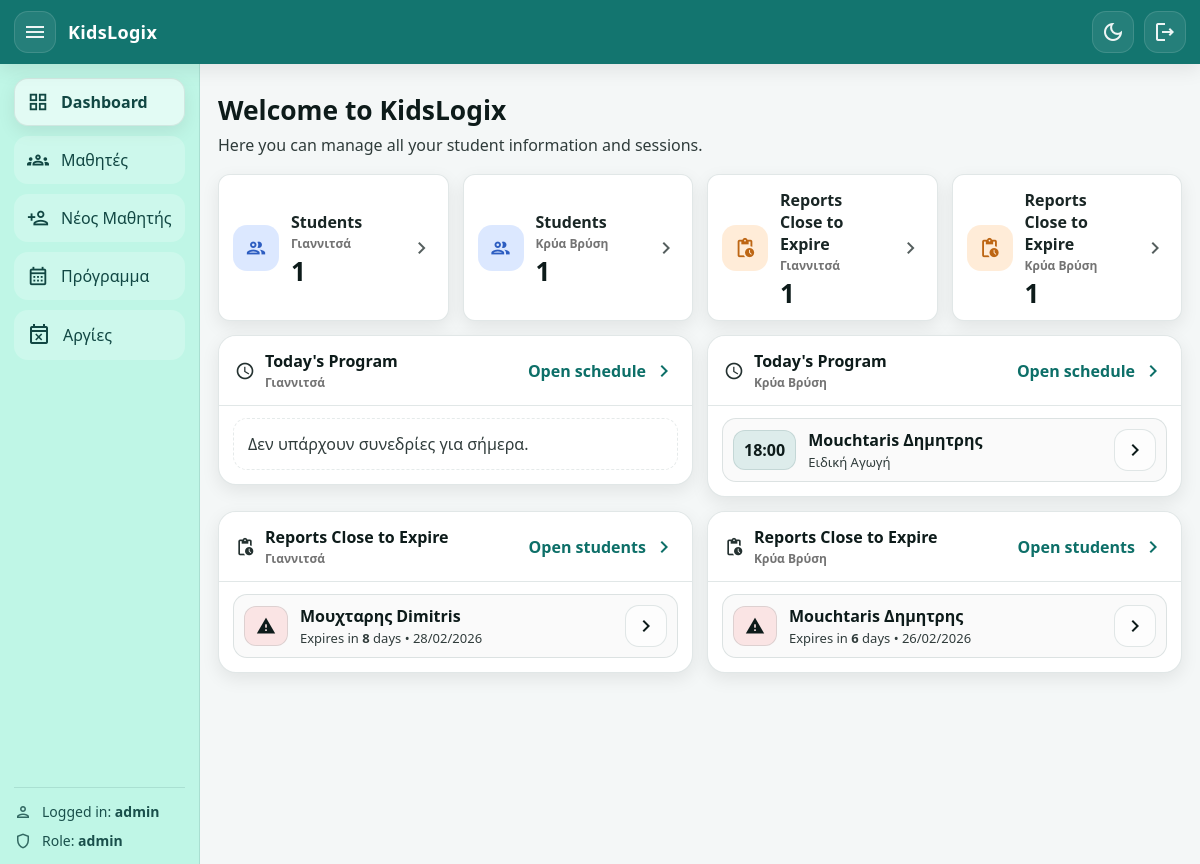
The page / (signed in) on the database its author committed.
### app/models.py (models this page shows, shortened)
class User(Base):
    __tablename__ = "users"
    id: Mapped[int] = mapped_column(Integer, primary_key=True, autoincrement=True)
    username: Mapped[str] = mapped_column(String(60), unique=True, nullable=False)
    password_hash: Mapped[str] = mapped_column(String(255), nullable=False)
    role: Mapped[str] = mapped_column(String(20), nullable=False, default="admin")
    is_active: Mapped[int] = mapped_column(Integer, nullable=False, default=1)

class Appointment(Base):
    __tablename__ = "appointments"
    id: Mapped[int] = mapped_column(Integer, primary_key=True, autoincrement=True)
    student_amka: Mapped[str] = mapped_column(
        ForeignKey("students.amka", ondelete="CASCADE"), nullable=False
    )
    service_id: Mapped[int] = mapped_column(
        ForeignKey("services.id", ondelete="CASCADE"), nullable=False
    )
    center: Mapped[str] = mapped_column(String(20), nullable=False)
    day: Mapped[date] = mapped_column(Date, nullable=False)
    start_time: Mapped[time] = mapped_column(Time, nullable=False)
    duration_min: Mapped[int | None] = mapped_column(Integer, nullable=True)
    status: Mapped[str] = mapped_column(
        String(20), nullable=False, default="scheduled"
    )
    created_at: Mapped[datetime] = mapped_column(
        DateTime, default=datetime.utcnow, nullable=False
    )
    student: Mapped["Student"] = relationship(back_populates="appointments")
    service: Mapped["Service"] = relationship(back_populates="appointments")

class Student(Base):
    __tablename__ = "students"
    amka: Mapped[str] = mapped_column(String(20), primary_key=True)
    center: Mapped[str] = mapped_column(
        String(20),
        nullable=False,
        default="Giannitsa",  # Giannitsa / KryaVrisi
    )
    first_name: Mapped[str] = mapped_column(String(60), nullable=False)
    last_name: Mapped[str] = mapped_column(String(60), nullable=False)
    date_of_birth: Mapped[date | None] = mapped_column(Date, nullable=True)
    parent_name: Mapped[str | None] = mapped_column(String(120), nullable=True)
    parent_phone: Mapped[str | None] = mapped_column(String(30), nullable=True)
    assessment_expiry_date: Mapped[date | None] = mapped_column(Date, nullable=True)
    admin_comment: Mapped[str | None] = mapped_column(String(1000), nullable=True)
    created_at: Mapped[datetime] = mapped_column(
        DateTime, default=datetime.utcnow, nullable=False
    )
    services: Mapped[list["StudentService"]] = relationship(
        back_populates="student",
        cascade="all, delete-orphan",
    )
    appointments: Mapped[list["Appointment"]] = relationship(
        back_populates="student",
        cascade="all, delete-orphan",
    )
    payments: Mapped[list["Payment"]] = relationship(
        back_populates="student",
        cascade="all, delete-orphan",
    )

class Service(Base):
    __tablename__ = "services"
    id: Mapped[int] = mapped_column(Integer, primary_key=True, autoincrement=True)
    name: Mapped[str] = mapped_column(String(60), unique=True, nullable=False)
    student_links: Mapped[list["StudentService"]] = relationship(
        back_populates="service",
        cascade="all, delete-orphan",
    )
    appointments: Mapped[list["Appointment"]] = relationship(
        back_populates="service",
        cascade="all, delete-orphan",
    )

### app/routers/web.py (the view)
@router.get("/", response_class=HTMLResponse)
def dashboard(
    request: Request,
    db: Session = Depends(get_db),
    user: User = Depends(get_current_user),
):
    today = date.today()
    exp_limit = today + timedelta(days=30)
    centers_order = ["Giannitsa", "KryaVrisi"]
    centers_labels = {
        "Giannitsa": CENTERS.get("Giannitsa", "Giannitsa"),
        "KryaVrisi": CENTERS.get("KryaVrisi", "KryaVrisi"),
    }
    student_counts_by_center = {}
    for c in centers_order:
        student_counts_by_center[c] = (
            db.query(Student)
            .filter(Student.center == c)
            .count()
        )
    reports_list_by_center = {}
    reports_expiring_by_center = {}
    for c in centers_order:
        reports = (
            db.query(Student)
            .filter(Student.center == c)
            .filter(Student.assessment_expiry_date.isnot(None))
            .filter(Student.assessment_expiry_date >= today)
            .filter(Student.assessment_expiry_date <= exp_limit)
            .order_by(Student.assessment_expiry_date.asc())
            .all()
        )
        reports_list_by_center[c] = reports
        reports_expiring_by_center[c] = len(reports)
    todays_by_center = {}
    for c in centers_order:
        todays_by_center[c] = (
            db.query(Appointment)
            .options(
                joinedload(Appointment.student),
                joinedload(Appointment.service),
            )
            .filter(Appointment.center == c)
            .filter(Appointment.day == today)
            .filter(Appointment.status == "scheduled")
            .order_by(Appointment.start_time.asc())
            .all()
        )
    return templates.TemplateResponse(
        "dashboard.html",
        {
            "request": request,
            "user": user,
            "page": "dashboard",
            "today": today,
            "exp_limit": exp_limit,
            "centers_order": centers_order,
            "centers_labels": centers_labels,
            "student_counts_by_center": student_counts_by_center,
            "reports_list_by_center": reports_list_by_center,
            "reports_expiring_by_center": reports_expiring_by_center,
            "todays_by_center": todays_by_center,
        },
    )

### app/templates/dashboard.html (shortened to what this page needs)
{% extends "base.html" %}
{% block content %}
<div class="dash-header">
  <h1 class="dash-title">Welcome to KidsLogix</h1>
  <p class="dash-subtitle">Here you can manage all your student information and sessions.</p>
</div>
<div class="dash-stats">
  {% for center in centers_order %}
  <a class="stat-card" href="/students?center={{ center }}" aria-label="Students in {{ centers_labels[center] }}">
    <div class="stat-icon stat-icon-blue">
      <span class="material-icons-outlined">group</span>
    </div>
    <div class="stat-body">
      <div class="stat-label">Students</div>
      <div class="stat-sub">{{ centers_labels[center] }}</div>
      <div class="stat-value">{{ student_counts_by_center[center] }}</div>
    </div>
    <span class="material-icons-outlined stat-arrow">chevron_right</span>
  </a>
  {% endfor %}
  {% for center in centers_order %}
  <a class="stat-card" href="/students?center={{ center }}" aria-label="Reports expiring in {{ centers_labels[center] }}">
    <div class="stat-icon stat-icon-orange">
      <span class="material-icons-outlined">pending_actions</span>
    </div>
    <div class="stat-body">
      <div class="stat-label">Reports Close to Expire</div>
      <div class="stat-sub">{{ centers_labels[center] }}</div>
      <div class="stat-value">{{ reports_expiring_by_center[center] }}</div>
    </div>
    <span class="material-icons-outlined stat-arrow">chevron_right</span>
  </a>
  {% endfor %}
</div>
<div class="dash-grid">
  {% for center in centers_order %}
  <section class="panel">
    <div class="panel-head">
      <div class="panel-title">
        <span class="material-icons-outlined">schedule</span>
        <div class="panel-title-text">
          <h2>Today's Program</h2>
          <div class="panel-sub">{{ centers_labels[center] }}</div>
        </div>
      </div>
      <a class="panel-link" href="/schedule">
        Open schedule <span class="material-icons-outlined">chevron_right</span>
      </a>
    </div>
    <div class="panel-body panel-body-scroll">
      {% set aps = todays_by_center.get(center, []) %}
      {% if aps and aps|length > 0 %}
        <div class="list">
          {% for ap in aps %}
            <div class="list-row">
              <div class="time-pill">{{ ap.start_time.strftime("%H:%M") }}</div>
              <div class="list-main">
                <div class="list-title">
                  {% if ap.student %}{{ ap.student.full_name }}{% else %}{{ ap.student_amka }}{% endif %}
                </div>
                <div class="list-subtitle">
                  {% if ap.service %}{{ ap.service.name }}{% else %}Service #{{ ap.service_id }}{% endif %}
                </div>
              </div>
              <a class="icon-btn" href="/students/{{ ap.student_amka }}" title="Open student card">
                <span class="material-icons-outlined">chevron_right</span>
              </a>
            </div>
          {% endfor %}
        </div>
      {% else %}
        <div class="empty-state">Δεν υπάρχουν συνεδρίες για σήμερα.</div>
      {% endif %}
    </div>
  </section>
  {% endfor %}
  {% for center in centers_order %}
  <section class="panel">
    <div class="panel-head">
      <div class="panel-title">
        <span class="material-icons-outlined">pending_actions</span>
        <div class="panel-title-text">
          <h2>Reports Close to Expire</h2>
          <div class="panel-sub">{{ centers_labels[center] }}</div>
        </div>
      </div>
      <a class="panel-link" href="/students?center={{ center }}">
        Open students <span class="material-icons-outlined">chevron_right</span>
      </a>
    </div>
    <div class="panel-body panel-body-scroll">
      {% set reports_list = reports_list_by_center.get(center, []) %}
      {% if reports_list and reports_list|length > 0 %}
        <div class="list">
          {% for st in reports_list %}
            {% set days_left = (st.assessment_expiry_date - today).days %}
            <div class="list-row">
              <div class="warn-pill">
                <span class="material-icons-outlined">warning</span>
              </div>
              <div class="list-main">
                <div class="list-title">{{ st.full_name }}</div>
                <div class="list-subtitle">
                  Expires in <b>{{ days_left }}</b> days • {{ st.assessment_expiry_date.strftime("%d/%m/%Y") }}
                </div>
              </div>
              <a class="icon-btn" href="/students/{{ st.amka }}" title="Open student card">
                <span class="material-icons-outlined">chevron_right</span>
              </a>
            </div>
          {% endfor %}
        </div>
      {% else %}
        <div class="empty-state">Δεν υπάρχουν γνωματεύσεις που λήγουν σύντομα.</div>
      {% endif %}
    </div>
  </section>
  {% endfor %}
</div>
{% endblock %}

### app/templates/base.html (shortened to what this page needs)
<!doctype html>
<html lang="el" data-theme="light">
<head>
  <link rel="stylesheet" href="/static/style.css?v=6" />
</head>
<body>
  <div class="app-shell">
    <header class="topbar">
      <div class="topbar-left">
        <button class="icon-btn topbar-btn" id="sidebarToggle" type="button" aria-label="Toggle sidebar">
          <span class="material-icons-outlined">menu</span>
        </button>
        <div class="brand">
          <span class="brand-title">KidsLogix</span>
        </div>
      </div>
      <div class="topbar-right">
        <button class="icon-btn topbar-btn" id="themeToggle" type="button" aria-label="Toggle dark mode" title="Dark mode">
          <span class="material-icons-outlined" id="themeIcon">dark_mode</span>
        </button>
        <a class="icon-btn topbar-btn" href="/auth/logout" aria-label="Logout" title="Logout">
          <span class="material-icons-outlined">logout</span>
        </a>
      </div>
    </header>
    <div class="layout">
      <aside class="sidebar" id="sidebar">
        <nav class="nav">
          {% set path = request.url.path %}
          <a class="nav-item {% if path == '/' %}active{% endif %}" href="/">
            <span class="material-icons-outlined nav-ic">grid_view</span>
            <span class="nav-txt">Dashboard</span>
          </a>
          <a class="nav-item {% if path.startswith('/students') and path != '/students/new' %}active{% endif %}" href="/students">
            <span class="material-icons-outlined nav-ic">groups</span>
            <span class="nav-txt">Μαθητές</span>
          </a>
          <a class="nav-item {% if path == '/students/new' %}active{% endif %}" href="/students/new">
            <span class="material-icons-outlined nav-ic">person_add</span>
            <span class="nav-txt">Νέος Μαθητής</span>
          </a>
          <a class="nav-item {% if path.startswith('/schedule') %}active{% endif %}" href="/schedule">
            <span class="material-icons-outlined nav-ic">calendar_month</span>
            <span class="nav-txt">Πρόγραμμα</span>
          </a>
          <a class="nav-item {% if page=='holidays' %}active{% endif %}" href="/holidays">
            <span class="material-icons-outlined">event_busy</span>
            <span>Αργίες</span>
          </a>
        </nav>
        <div class="sidebar-footer">
          <div class="meta-row">
            <span class="material-icons-outlined">person</span>
            <span>Logged in: <b>{{ user.username if user else '-' }}</b></span>
          </div>
          <div class="meta-row">
            <span class="material-icons-outlined">shield</span>
            <span>Role: <b>{{ user.role if user else '-' }}</b></span>
          </div>
        </div>
      </aside>
      <main class="content">
        {% block content %}{% endblock %}
      </main>
    </div>
  </div>
</body>
</html>

### rows shown on the page
User: username "admin", role "admin"
Appointment: start_time "18:00", student.full_name "Mouchtaris Δημητρης", service.name "Ειδική Αγωγή"
Student: full_name "Μουχταρης Dimitris", days_left "8", assessment_expiry_date "28/02/2026"
Student: full_name "Mouchtaris Δημητρης", days_left "6", assessment_expiry_date "26/02/2026"

### other values the page prints
{{ centers_labels[center] }} "Γιαννιτσά" "Κρύα Βρύση"
{{ student_counts_by_center[center] }} "1" "1"
{{ reports_expiring_by_center[center] }} "1" "1"
